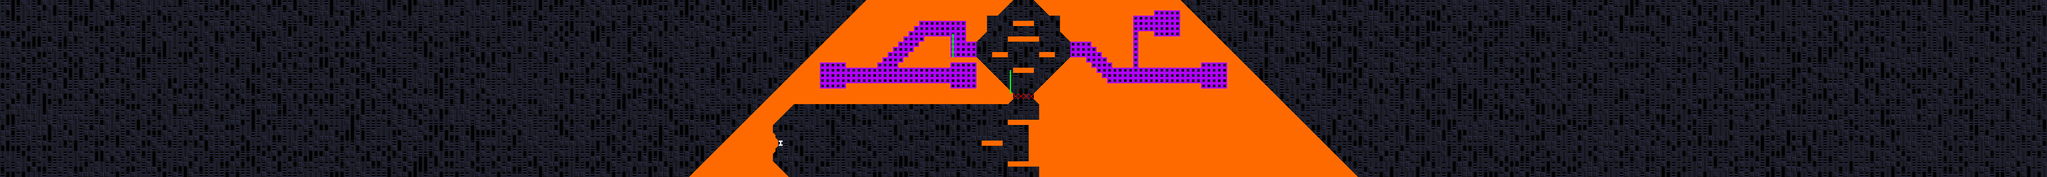

The image is a tile-based game level rendered from a .tmx file. Its description and source (layers, tilesets, objects; grid data summarised) follow:
An orthogonal 392x34 tile map with 8x8 px tiles, 8 tile layers (Background, Frame, GeometryPrototype, GeometryDestroyable -- HIDE ME, ...), 5 hidden layers not drawn, 2 tilesets and 142 objects.

<map version="1.0.0" orientation="orthogonal" renderorder="left-down" width="392" height="34" tilewidth="8" tileheight="8" nextobjectid="1">
 <tileset firstgid="1" source="exported_tilesets/Prototype Orange.tsx" />
 <tileset firstgid="86" name="Zeta" tilewidth="8" tileheight="8" spacing="1" margin="1" tilecount="176" columns="4">
  <image source="../Sprites/geometry/zeta_complex/zeta_complex.png" width="37" height="397" />
  <terraintypes>
   <terrain name="Purple" tile="-1" />
  </terraintypes>
  <tile id="0">
   <objectgroup draworder="index">
    <object id="1" x="0" y="0" width="8" height="8" />
   </objectgroup>
  </tile>
  <tile id="1">
   <objectgroup draworder="index">
    <object id="1" x="0" y="0" width="8" height="8" />
   </objectgroup>
  </tile>
  <tile id="2" terrain="0,,0,">
   <objectgroup draworder="index">
    <object id="2" x="0" y="0" width="8" height="8" />
   </objectgroup>
  </tile>
  <tile id="3">
   <objectgroup draworder="index">
    <object id="1" x="0" y="0" width="8" height="8" />
   </objectgroup>
  </tile>
  <tile id="4">
   <objectgroup draworder="index">
    <object id="1" x="0" y="0" width="8" height="8" />
   </objectgroup>
  </tile>
  <tile id="5" terrain="0,0,0,0">
   <objectgroup draworder="index">
    <object id="1" x="0" y="0" width="8" height="8" />
   </objectgroup>
  </tile>
  <tile id="6" terrain="0,0,0,0">
   <objectgroup draworder="index">
    <object id="1" x="0" y="0" width="8" height="8" />
   </objectgroup>
  </tile>
  <tile id="7" terrain="0,0,,">
   <objectgroup draworder="index">
    <object id="1" x="0" y="0" width="8" height="8" />
   </objectgroup>
  </tile>
  <tile id="8" terrain="0,,,">
   <objectgroup draworder="index">
    <object id="2" x="0" y="0">
     <polygon points="0,0 0,8 8,0" />
    </object>
   </objectgroup>
  </tile>
  <tile id="9" terrain=",,0,">
   <objectgroup draworder="index">
    <object id="2" x="0" y="0">
     <polygon points="0,0 0,8 8,8" />
    </object>
   </objectgroup>
  </tile>
  <tile id="10" terrain=",,0,0">
   <objectgroup draworder="index">
    <object id="1" x="0" y="0" width="8" height="8" />
   </objectgroup>
  </tile>
  <tile id="11" terrain=",,,0">
   <objectgroup draworder="index">
    <object id="3" x="0" y="8">
     <polygon points="0,0 8,-8 8,0 0,0" />
    </object>
   </objectgroup>
  </tile>
  <tile id="12">
   <objectgroup draworder="index">
    <object id="1" x="0" y="0" width="8" height="8" />
   </objectgroup>
  </tile>
  <tile id="13" terrain=",0,,0">
   <objectgroup draworder="index">
    <object id="1" x="0" y="0" width="8" height="8" />
   </objectgroup>
  </tile>
  <tile id="14" terrain=",0,,">
   <objectgroup draworder="index">
    <object id="2" x="0" y="0">
     <polygon points="0,0 8,8 8,0" />
    </object>
   </objectgroup>
  </tile>
  <tile id="15">
   <objectgroup draworder="index">
    <object id="1" x="5" y="0" width="3" height="8" />
   </objectgroup>
  </tile>
  <tile id="16">
   <objectgroup draworder="index">
    <object id="2" x="0" y="0" width="3" height="8" />
   </objectgroup>
  </tile>
  <tile id="17">
   <objectgroup draworder="index">
    <object id="1" x="0" y="0" width="8" height="8" />
   </objectgroup>
  </tile>
  <tile id="18">
   <objectgroup draworder="index">
    <!-- 1 objects omitted --></objectgroup>
  </tile>
  <tile id="19">
   <objectgroup draworder="index">
    <!-- 1 objects omitted --></objectgroup>
  </tile>
  <tile id="20">
   <objectgroup draworder="index">
    <!-- 1 objects omitted --></objectgroup>
  </tile>
  <tile id="21">
   <objectgroup draworder="index">
    <!-- 1 objects omitted --></objectgroup>
  </tile>
  <tile id="22">
   <objectgroup draworder="index">
    <!-- 1 objects omitted --></objectgroup>
  </tile>
  <tile id="23">
   <objectgroup draworder="index">
    <!-- 1 objects omitted --></objectgroup>
  </tile>
  <tile id="24">
   <objectgroup draworder="index">
    <!-- 1 objects omitted --></objectgroup>
  </tile>
  <tile id="25">
   <objectgroup draworder="index">
    <!-- 1 objects omitted --></objectgroup>
  </tile>
  <tile id="26">
   <objectgroup draworder="index">
    <!-- 1 objects omitted --></objectgroup>
  </tile>
  <tile id="27">
   <objectgroup draworder="index">
    <!-- 1 objects omitted --></objectgroup>
  </tile>
  <tile id="28">
   <objectgroup draworder="index">
    <!-- 1 objects omitted --></objectgroup>
  </tile>
  <tile id="29">
   <objectgroup draworder="index">
    <!-- 1 objects omitted --></objectgroup>
  </tile>
  <tile id="30">
   <objectgroup draworder="index">
    <!-- 1 objects omitted --></objectgroup>
  </tile>
  <tile id="31">
   <objectgroup draworder="index">
    <!-- 1 objects omitted --></objectgroup>
  </tile>
  <tile id="32">
   <objectgroup draworder="index">
    <!-- 1 objects omitted --></objectgroup>
  </tile>
  <tile id="33">
   <objectgroup draworder="index">
    <!-- 1 objects omitted --></objectgroup>
  </tile>
  <tile id="34">
   <objectgroup draworder="index">
    <!-- 1 objects omitted --></objectgroup>
  </tile>
  <tile id="35">
   <objectgroup draworder="index">
    <!-- 1 objects omitted --></objectgroup>
  </tile>
  <tile id="36">
   <objectgroup draworder="index">
    <!-- 1 objects omitted --></objectgroup>
  </tile>
  <tile id="37">
   <objectgroup draworder="index">
    <!-- 1 objects omitted --></objectgroup>
  </tile>
  <tile id="38">
   <objectgroup draworder="index">
    <!-- 1 objects omitted --></objectgroup>
  </tile>
  <tile id="39">
   <objectgroup draworder="index">
    <!-- 1 objects omitted --></objectgroup>
  </tile>
  <tile id="40">
   <objectgroup draworder="index">
    <!-- 1 objects omitted --></objectgroup>
  </tile>
  <tile id="41">
   <objectgroup draworder="index">
    <!-- 1 objects omitted --></objectgroup>
  </tile>
  <tile id="42">
   <objectgroup draworder="index">
    <!-- 1 objects omitted --></objectgroup>
  </tile>
  <tile id="43">
   <objectgroup draworder="index">
    <!-- 1 objects omitted --></objectgroup>
  </tile>
  <tile id="44">
   <objectgroup draworder="index">
    <!-- 1 objects omitted --></objectgroup>
  </tile>
  <tile id="45">
   <objectgroup draworder="index">
    <!-- 1 objects omitted --></objectgroup>
  </tile>
  <tile id="46">
   <objectgroup draworder="index">
    <!-- 1 objects omitted --></objectgroup>
  </tile>
  <tile id="47">
   <objectgroup draworder="index">
    <!-- 1 objects omitted --></objectgroup>
  </tile>
  <tile id="48">
   <objectgroup draworder="index">
    <!-- 1 objects omitted --></objectgroup>
  </tile>
  <tile id="49">
   <objectgroup draworder="index">
    <!-- 1 objects omitted --></objectgroup>
  </tile>
  <tile id="50">
   <objectgroup draworder="index">
    <!-- 1 objects omitted --></objectgroup>
  </tile>
  <tile id="51">
   <objectgroup draworder="index">
    <!-- 1 objects omitted --></objectgroup>
  </tile>
  <tile id="52">
   <objectgroup draworder="index">
    <!-- 4 objects omitted --></objectgroup>
  </tile>
  <tile id="53">
   <objectgroup draworder="index">
    <!-- 2 objects omitted --></objectgroup>
  </tile>
  <tile id="54">
   <objectgroup draworder="index">
    <!-- 1 objects omitted --></objectgroup>
  </tile>
  <tile id="55">
   <objectgroup draworder="index">
    <!-- 4 objects omitted --></objectgroup>
  </tile>
  <tile id="56">
   <objectgroup draworder="index">
    <!-- 1 objects omitted --></objectgroup>
  </tile>
  <tile id="57">
   <objectgroup draworder="index">
    <!-- 1 objects omitted --></objectgroup>
  </tile>
  <tile id="63">
   <objectgroup draworder="index">
    <!-- 1 objects omitted --></objectgroup>
  </tile>
  <tile id="64">
   <objectgroup draworder="index">
    <!-- 1 objects omitted --></objectgroup>
  </tile>
  <tile id="65">
   <objectgroup draworder="index">
    <!-- 1 objects omitted --></objectgroup>
  </tile>
  <tile id="66">
   <objectgroup draworder="index">
    <!-- 1 objects omitted --></objectgroup>
  </tile>
  <tile id="67">
   <objectgroup draworder="index">
    <!-- 1 objects omitted --></objectgroup>
  </tile>
  <tile id="68">
   <objectgroup draworder="index">
    <!-- 1 objects omitted --></objectgroup>
  </tile>
  <tile id="69">
   <objectgroup draworder="index">
    <!-- 1 objects omitted --></objectgroup>
  </tile>
  <tile id="70">
   <objectgroup draworder="index">
    <!-- 1 objects omitted --></objectgroup>
  </tile>
  <tile id="71">
   <objectgroup draworder="index">
    <!-- 1 objects omitted --></objectgroup>
  </tile>
  <tile id="72">
   <objectgroup draworder="index">
    <!-- 1 objects omitted --></objectgroup>
  </tile>
  <tile id="73">
   <objectgroup draworder="index">
    <!-- 1 objects omitted --></objectgroup>
  </tile>
  <tile id="74">
   <objectgroup draworder="index">
    <!-- 1 objects omitted --></objectgroup>
  </tile>
  <tile id="75">
   <objectgroup draworder="index">
    <!-- 1 objects omitted --></objectgroup>
  </tile>
  <tile id="76">
   <objectgroup draworder="index">
    <!-- 1 objects omitted --></objectgroup>
  </tile>
  <tile id="77">
   <objectgroup draworder="index">
    <!-- 1 objects omitted --></objectgroup>
  </tile>
  <tile id="78">
   <objectgroup draworder="index">
    <!-- 1 objects omitted --></objectgroup>
  </tile>
  <tile id="79">
   <objectgroup draworder="index">
    <!-- 1 objects omitted --></objectgroup>
  </tile>
  <tile id="80">
   <objectgroup draworder="index">
    <!-- 1 objects omitted --></objectgroup>
  </tile>
  <tile id="81">
   <objectgroup draworder="index">
    <!-- 1 objects omitted --></objectgroup>
  </tile>
  <tile id="82">
   <objectgroup draworder="index">
    <!-- 1 objects omitted --></objectgroup>
  </tile>
  <tile id="83">
   <objectgroup draworder="index" />
  </tile>
  <tile id="94">
   <objectgroup draworder="index">
    <!-- 1 objects omitted --></objectgroup>
  </tile>
  <tile id="104">
   <objectgroup draworder="index">
    <!-- 1 objects omitted --></objectgroup>
  </tile>
  <tile id="105">
   <objectgroup draworder="index">
    <!-- 1 objects omitted --></objectgroup>
  </tile>
  <tile id="106">
   <objectgroup draworder="index">
    <!-- 1 objects omitted --></objectgroup>
  </tile>
  <tile id="107">
   <objectgroup draworder="index">
    <!-- 1 objects omitted --></objectgroup>
  </tile>
  <tile id="108">
   <objectgroup draworder="index">
    <!-- 1 objects omitted --></objectgroup>
  </tile>
  <tile id="109">
   <objectgroup draworder="index">
    <!-- 1 objects omitted --></objectgroup>
  </tile>
  <tile id="110">
   <objectgroup draworder="index">
    <!-- 1 objects omitted --></objectgroup>
  </tile>
  <tile id="111">
   <objectgroup draworder="index">
    <!-- 1 objects omitted --></objectgroup>
  </tile>
  <tile id="112">
   <objectgroup draworder="index">
    <!-- 1 objects omitted --></objectgroup>
  </tile>
  <tile id="113">
   <objectgroup draworder="index">
    <!-- 1 objects omitted --></objectgroup>
  </tile>
  <tile id="114">
   <objectgroup draworder="index">
    <!-- 1 objects omitted --></objectgroup>
  </tile>
  <tile id="115">
   <objectgroup draworder="index">
    <!-- 1 objects omitted --></objectgroup>
  </tile>
  <tile id="116">
   <objectgroup draworder="index">
    <!-- 1 objects omitted --></objectgroup>
  </tile>
  <tile id="117">
   <objectgroup draworder="index">
    <!-- 1 objects omitted --></objectgroup>
  </tile>
  <tile id="118">
   <objectgroup draworder="index">
    <!-- 1 objects omitted --></objectgroup>
  </tile>
  <tile id="119">
   <objectgroup draworder="index">
    <!-- 1 objects omitted --></objectgroup>
  </tile>
  <tile id="120">
   <objectgroup draworder="index">
    <!-- 1 objects omitted --></objectgroup>
  </tile>
  <tile id="121">
   <objectgroup draworder="index">
    <!-- 1 objects omitted --></objectgroup>
  </tile>
  <tile id="122">
   <objectgroup draworder="index">
    <!-- 1 objects omitted --></objectgroup>
  </tile>
  <tile id="123">
   <objectgroup draworder="index">
    <!-- 1 objects omitted --></objectgroup>
  </tile>
  <tile id="124">
   <objectgroup draworder="index">
    <!-- 1 objects omitted --></objectgroup>
  </tile>
  <tile id="125">
   <objectgroup draworder="index">
    <!-- 1 objects omitted --></objectgroup>
  </tile>
  <tile id="126">
   <objectgroup draworder="index">
    <!-- 1 objects omitted --></objectgroup>
  </tile>
  <tile id="127">
   <objectgroup draworder="index">
    <!-- 1 objects omitted --></objectgroup>
  </tile>
  <tile id="128">
   <objectgroup draworder="index">
    <!-- 1 objects omitted --></objectgroup>
  </tile>
  <tile id="129">
   <objectgroup draworder="index">
    <!-- 1 objects omitted --></objectgroup>
  </tile>
  <tile id="130">
   <objectgroup draworder="index">
    <!-- 1 objects omitted --></objectgroup>
  </tile>
  <tile id="131">
   <objectgroup draworder="index">
    <!-- 1 objects omitted --></objectgroup>
  </tile>
  <tile id="143">
   <objectgroup draworder="index">
    <!-- 1 objects omitted --></objectgroup>
  </tile>
  <tile id="144">
   <objectgroup draworder="index">
    <!-- 1 objects omitted --></objectgroup>
  </tile>
  <tile id="147">
   <objectgroup draworder="index">
    <!-- 1 objects omitted --></objectgroup>
  </tile>
  <tile id="148">
   <objectgroup draworder="index">
    <!-- 1 objects omitted --></objectgroup>
  </tile>
  <tile id="149">
   <objectgroup draworder="index">
    <!-- 1 objects omitted --></objectgroup>
  </tile>
  <tile id="150">
   <objectgroup draworder="index">
    <!-- 1 objects omitted --></objectgroup>
  </tile>
  <tile id="151">
   <objectgroup draworder="index">
    <!-- 1 objects omitted --></objectgroup>
  </tile>
  <tile id="152">
   <objectgroup draworder="index">
    <!-- 1 objects omitted --></objectgroup>
  </tile>
  <tile id="153">
   <objectgroup draworder="index">
    <!-- 1 objects omitted --></objectgroup>
  </tile>
  <tile id="154">
   <objectgroup draworder="index">
    <!-- 1 objects omitted --></objectgroup>
  </tile>
  <tile id="155">
   <objectgroup draworder="index">
    <!-- 1 objects omitted --></objectgroup>
  </tile>
  <tile id="156">
   <objectgroup draworder="index">
    <!-- 1 objects omitted --></objectgroup>
  </tile>
  <tile id="157">
   <objectgroup draworder="index">
    <!-- 1 objects omitted --></objectgroup>
  </tile>
  <tile id="158">
   <objectgroup draworder="index">
    <!-- 1 objects omitted --></objectgroup>
  </tile>
  <tile id="159">
   <objectgroup draworder="index">
    <!-- 1 objects omitted --></objectgroup>
  </tile>
  <tile id="160">
   <objectgroup draworder="index">
    <!-- 1 objects omitted --></objectgroup>
  </tile>
  <tile id="161">
   <objectgroup draworder="index">
    <!-- 1 objects omitted --></objectgroup>
  </tile>
  <tile id="162">
   <objectgroup draworder="index">
    <!-- 1 objects omitted --></objectgroup>
  </tile>
  <tile id="163">
   <objectgroup draworder="index">
    <!-- 1 objects omitted --></objectgroup>
  </tile>
  <tile id="164">
   <objectgroup draworder="index">
    <!-- 1 objects omitted --></objectgroup>
  </tile>
  <tile id="165">
   <objectgroup draworder="index">
    <!-- 1 objects omitted --></objectgroup>
  </tile>
  <tile id="166">
   <objectgroup draworder="index">
    <!-- 1 objects omitted --></objectgroup>
  </tile>
  <tile id="167">
   <objectgroup draworder="index">
    <!-- 1 objects omitted --></objectgroup>
  </tile>
  <tile id="168">
   <objectgroup draworder="index">
    <!-- 1 objects omitted --></objectgroup>
  </tile>
  <tile id="169">
   <objectgroup draworder="index">
    <!-- 1 objects omitted --></objectgroup>
  </tile>
  <tile id="170">
   <objectgroup draworder="index">
    <!-- 1 objects omitted --></objectgroup>
  </tile>
  <tile id="171">
   <objectgroup draworder="index">
    <!-- 1 objects omitted --></objectgroup>
  </tile>
  <tile id="172">
   <objectgroup draworder="index">
    <!-- 1 objects omitted --></objectgroup>
  </tile>
 </tileset>
 <layer name="Background" width="392" height="34">
  <properties>
   <property name="unity:ignore" value="collision" />
   <property name="unity:sortingLayerName" value="Background" />
  </properties>
  <data>[13328 cells, 13328 non-empty, 5 distinct tile ids]</data>
 </layer>
 <layer name="Frame" width="392" height="34">
  <properties>
   <property name="unity:ignore" value="collision" />
   <property name="unity:sortingLayerName" value="Background" />
  </properties>
  <data>[13328 cells, 0 non-empty, 0 distinct tile ids]</data>
 </layer>
 <layer name="ParalaxBG" width="392" height="34" visible="0">
  <properties>
   <property name="unity:ignore" value="collision" />
   <property name="unity:sortingLayerName" value="ParalaxBG" />
   <property name="unity:tag" value="TiledParalax" />
  </properties>
  <data>[13328 cells, 0 non-empty, 0 distinct tile ids]</data>
 </layer>
 <layer name="ParalaxFG" width="392" height="34" visible="0">
  <properties>
   <property name="unity:ignore" value="collision" />
   <property name="unity:sortingLayerName" value="ParalaxFG" />
   <property name="unity:tag" value="TiledParalax" />
  </properties>
  <data>[13328 cells, 0 non-empty, 0 distinct tile ids]</data>
 </layer>
 <layer name="GeometryPrototype" width="392" height="34">
  <properties>
   <property name="unity:layer" value="Geometry" />
   <property name="unity:sortingLayerName" value="Geometry" />
  </properties>
  <data>[13328 cells, 2035 non-empty, 5 distinct tile ids]</data>
 </layer>
 <layer name="GeometryDestroyable -- HIDE ME" width="392" height="34">
  <properties>
   <property name="unity:layer" value="Geometry" />
   <property name="unity:sortingLayerName" value="Geometry" />
  </properties>
  <data>[13328 cells, 331 non-empty, 1 distinct tile ids]</data>
 </layer>
 <layer name="GeometryBG" width="392" height="34" visible="0">
  <properties>
   <property name="unity:layer" value="Geometry" />
   <property name="unity:sortingLayerName" value="Geometry" />
  </properties>
  <data>[13328 cells, 0 non-empty, 0 distinct tile ids]</data>
 </layer>
 <layer name="Geometry" width="392" height="34" visible="0">
  <properties>
   <property name="unity:layer" value="Geometry" />
   <property name="unity:sortingLayerName" value="Geometry" />
  </properties>
  <data>[13328 cells, 0 non-empty, 0 distinct tile ids]</data>
 </layer>
 <layer name="GeometryFG" width="392" height="34" visible="0">
  <properties>
   <property name="unity:layer" value="Geometry" />
   <property name="unity:sortingLayerName" value="Geometry" />
  </properties>
  <data>[13328 cells, 0 non-empty, 0 distinct tile ids]</data>
 </layer>
 <layer name="Items - HIDE ME" width="392" height="34">
  <properties>
   <property name="unity:layer" value="Geometry" />
   <property name="unity:sortingLayerName" value="Items" />
   <property name="unity:sortingOrder" type="int" value="-5" />
  </properties>
  <data>[13328 cells, 15 non-empty, 7 distinct tile ids]</data>
 </layer>
 <layer name="Foreground" width="392" height="34">
  <properties>
   <property name="unity:ignore" value="collision" />
   <property name="unity:sortingLayerName" value="Foreground" />
  </properties>
  <data>[13328 cells, 0 non-empty, 0 distinct tile ids]</data>
 </layer>
 <layer name="Foreground2" width="392" height="34">
  <properties>
   <property name="unity:ignore" value="collision" />
   <property name="unity:sortingLayerName" value="Foreground" />
   <property name="unity:sortingOrder" type="int" value="10" />
  </properties>
  <data>[13328 cells, 0 non-empty, 0 distinct tile ids]</data>
 </layer>
 <layer name="Foreground3" width="392" height="34">
  <properties>
   <property name="unity:ignore" value="collision" />
   <property name="unity:sortingLayerName" value="Foreground" />
   <property name="unity:sortingOrder" type="int" value="20" />
  </properties>
  <data>[13328 cells, 0 non-empty, 0 distinct tile ids]</data>
 </layer>
</map>
<!-- 124 of 142 objects omitted -->
